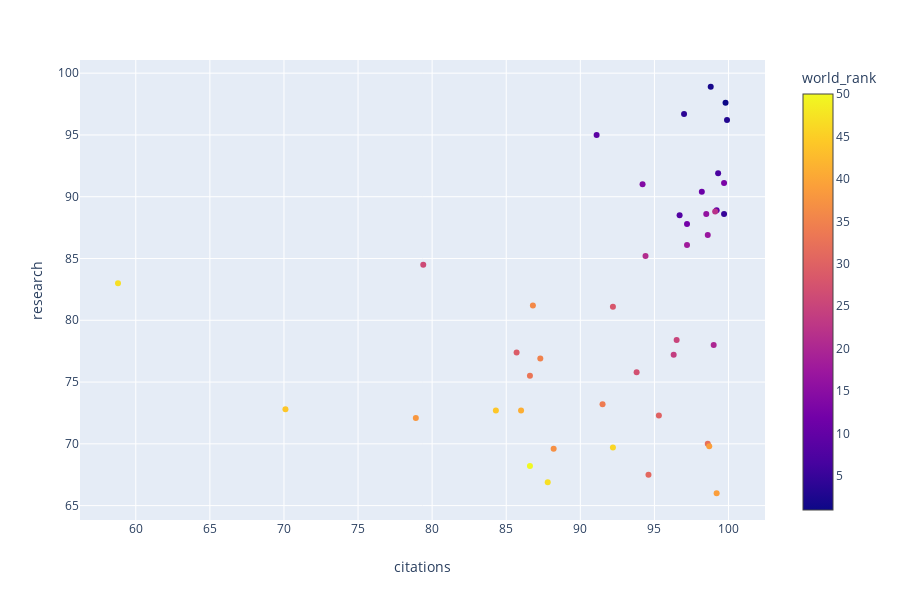

Notebook source saved alongside this figure:
### Code cell
import plotly.express as px
fig = px.scatter(df2, x="citations", y="research", color="world_rank")
fig.show()

### Figure 1 — Plotly figure (JSON) as saved in the notebook; plotly's stock layout.template omitted (floating-point values rounded to 4 significant figures)
{"data": [{"hoverlabel": {"namelength": 0}, "hovertemplate": "citations=%{x}<br>research=%{y}<br>world_rank=%{marker.color}", "legendgroup": "", "marker": {"color": [1, 2, 3, 4, 5, 7, 8, 9, 10, 11, 12, 13, 14, 16, 17, 18, 20, 21, 22, 24, 25, 26, 27, 28, 29, 30, 31, 32, 33, 34, 35, 36, 37, 38, 39, 39, 41, 44, 44, 46, 47, 47, 50], "coloraxis": "coloraxis", "symbol": "circle"}, "mode": "markers", "name": "", "showlegend": false, "type": "scatter", "x": [99.8, 98.8, 99.9, 97, 99.7, 99.3, 96.7, 91.1, 99.2, 98.2, 97.2, 99.7, 94.2, 98.5, 98.6, 97.2, 99, 94.4, 99.1, 96.3, 96.5, 79.4, 93.8, 92.2, 85.7, 95.3, 94.6, 98.6, 86.6, 91.5, 87.3, 86.8, 88.2, 78.9, 98.7, 99.2, 86, 84.3, 70.1, 92.2, 58.8, 87.8, 86.6], "xaxis": "x", "y": [97.6, 98.9, 96.2, 96.7, 88.6, 91.9, 88.5, 95, 88.9, 90.4, 87.8, 91.1, 91, 88.6, 86.9, 86.1, 78, 85.2, 88.8, 77.2, 78.4, 84.5, 75.8, 81.1, 77.4, 72.3, 67.5, 70, 75.5, 73.2, 76.9, 81.2, 69.6, 72.1, 69.8, 66, 72.7, 72.7, 72.8, 69.7, 83, 66.9, 68.2], "yaxis": "y"}], "layout": {"coloraxis": {"colorbar": {"title": {"text": "world_rank"}}, "colorscale": [[0, "#0d0887"], [0.1111, "#46039f"], [0.2222, "#7201a8"], [0.3333, "#9c179e"], [0.4444, "#bd3786"], [0.5556, "#d8576b"], [0.6667, "#ed7953"], [0.7778, "#fb9f3a"], [0.8889, "#fdca26"], [1, "#f0f921"]]}, "height": 600, "legend": {"tracegroupgap": 0}, "margin": {"t": 60}, "xaxis": {"anchor": "y", "domain": [0, 0.98], "title": {"text": "citations"}}, "yaxis": {"anchor": "x", "domain": [0, 1], "title": {"text": "research"}}}}
